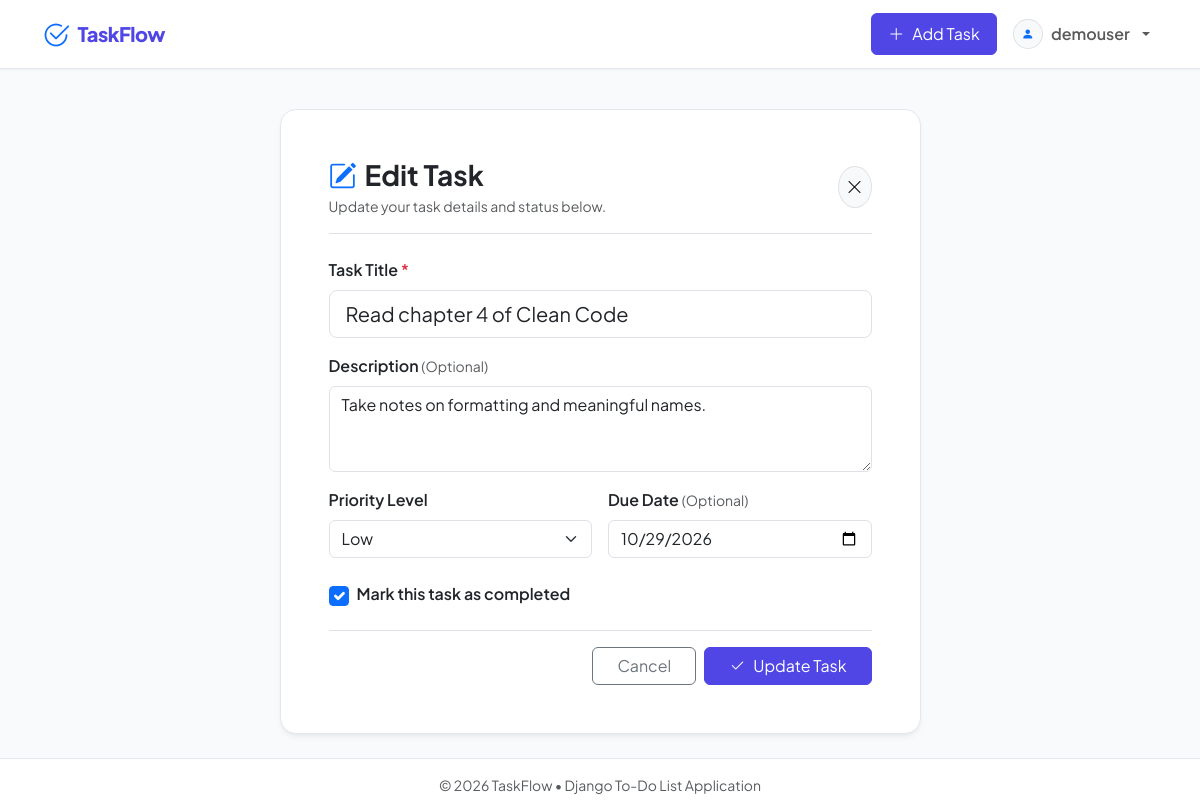
Screenshot of /task/4/edit/ (signed in) with the database file from the repository.
### todos/models.py (models this page shows, shortened)
class Task(models.Model):
    PRIORITY_CHOICES = [
        ('LOW', 'Low'),
        ('MEDIUM', 'Medium'),
        ('HIGH', 'High'),
    ]
    user = models.ForeignKey(
        User,
        on_delete=models.CASCADE,
        related_name='tasks'
    )
    title = models.CharField(max_length=200, help_text="What needs to be done?")
    description = models.TextField(blank=True, default="", help_text="Optional task details or notes")
    completed = models.BooleanField(default=False)
    priority = models.CharField(
        max_length=10,
        choices=PRIORITY_CHOICES,
        default='MEDIUM'
    )
    due_date = models.DateField(null=True, blank=True, help_text="Optional completion deadline")
    created_at = models.DateTimeField(auto_now_add=True)
    updated_at = models.DateTimeField(auto_now=True)
    class Meta:
        ordering = ['completed', '-created_at']
        verbose_name = 'Task'
        verbose_name_plural = 'Tasks'

### todos/views.py (the view)
# urls.py: path('task/<int:pk>/edit/', views.task_update_view, name='task_update'),
@login_required
def task_update_view(request, pk):
    task = get_object_or_404(Task, pk=pk, user=request.user)
    if request.method == 'POST':
        form = TaskForm(request.POST, instance=task)
        if form.is_valid():
            form.save()
            messages.success(request, f'Task "{task.title}" updated successfully!')
            return redirect('task_list')
    else:
        form = TaskForm(instance=task)
    return render(request, 'todos/task_form.html', {
        'form': form,
        'task': task,
        'page_title': 'Edit Task',
        'is_edit': True,
    })

### todos/templates/todos/task_form.html (shortened to what this page needs)
{% extends 'todos/base.html' %}
{% block content %}
<div class="row justify-content-center">
    <div class="col-lg-7 col-md-9">
        <div class="card p-4 p-md-5">
            <div class="d-flex align-items-center justify-content-between pb-3 mb-4 border-bottom">
                <div>
                    <h3 class="fw-bold mb-1">
                        {% if is_edit %}
                            <i class="bi bi-pencil-square text-primary me-2"></i>Edit Task
                        {% else %}
                            <i class="bi bi-plus-circle text-primary me-2"></i>New Task
                        {% endif %}
                    </h3>
                    <p class="text-muted small mb-0">
                        {% if is_edit %}
                            Update your task details and status below.
                        {% else %}
                            Fill in the details to add a new task to your list.
                        {% endif %}
                    </p>
                </div>
                <a href="{% url 'task_list' %}" class="btn btn-light border rounded-circle p-2" title="Back to task list">
                    <i class="bi bi-x-lg"></i>
                </a>
            </div>
            <form method="POST" novalidate>
                <div class="mb-3">
                    <label for="{{ form.title.id_for_label }}" class="form-label fw-semibold">
                        Task Title <span class="text-danger">*</span>
                    </label>
                    {{ form.title }}
                </div>
                <div class="mb-3">
                    <label for="{{ form.description.id_for_label }}" class="form-label fw-semibold">
                        Description <span class="text-muted small fw-normal">(Optional)</span>
                    </label>
                    {{ form.description }}
                </div>
                <div class="row g-3 mb-3">
                    <div class="col-sm-6">
                        <label for="{{ form.priority.id_for_label }}" class="form-label fw-semibold">
                            Priority Level
                        </label>
                        {{ form.priority }}
                    </div>
                    <div class="col-sm-6">
                        <label for="{{ form.due_date.id_for_label }}" class="form-label fw-semibold">
                            Due Date <span class="text-muted small fw-normal">(Optional)</span>
                        </label>
                        {{ form.due_date }}
                    </div>
                </div>
                <div class="mb-4 pt-2">
                    <div class="form-check d-flex align-items-center gap-2">
                        {{ form.completed }}
                        <label class="form-check-label fw-semibold" for="{{ form.completed.id_for_label }}">
                            Mark this task as completed
                        </label>
                    </div>
                </div>
                <div class="d-flex align-items-center justify-content-end gap-2 pt-3 border-top">
                    <a href="{% url 'task_list' %}" class="btn btn-outline-secondary px-4">
                        Cancel
                    </a>
                    <button type="submit" class="btn btn-primary px-4 d-inline-flex align-items-center gap-2">
                        <i class="bi bi-check2"></i>
                        <span>{% if is_edit %}Update Task{% else %}Create Task{% endif %}</span>
                    </button>
                </div>
            </form>
        </div>
    </div>
</div>
{% endblock %}

### todos/templates/todos/base.html (shortened to what this page needs)
{% load static %}
<!DOCTYPE html>
<html lang="en">
<head>
    <link href="https://cdn.jsdelivr.net/npm/bootstrap@5.3.3/dist/css/bootstrap.min.css" rel="stylesheet">
    <link href="https://cdn.jsdelivr.net/npm/bootstrap-icons@1.11.3/font/bootstrap-icons.min.css" rel="stylesheet">
    <link rel="stylesheet" href="{% static 'css/styles.css' %}">
</head>
<body>
    <nav class="navbar navbar-expand-lg navbar-light sticky-top">
        <div class="container">
            <a class="navbar-brand d-flex align-items-center gap-2" href="{% url 'task_list' %}">
                <i class="bi bi-check2-circle fs-3 text-primary"></i>
                <span>TaskFlow</span>
            </a>
            <div class="collapse navbar-collapse" id="navbarContent">
                <ul class="navbar-nav ms-auto align-items-lg-center gap-2 mt-3 mt-lg-0">
                    {% if user.is_authenticated %}
                        <li class="nav-item">
                            <a class="btn btn-primary d-inline-flex align-items-center gap-2 px-3 py-2" href="{% url 'task_create' %}">
                                <i class="bi bi-plus-lg"></i>
                                <span>Add Task</span>
                            </a>
                        </li>
                        <li class="nav-item dropdown">
                            <a class="nav-link dropdown-toggle d-inline-flex align-items-center gap-2 px-2" href="#" id="userMenu" role="button" data-bs-toggle="dropdown" aria-expanded="false">
                                <span class="badge bg-light text-dark border p-2 rounded-circle">
                                    <i class="bi bi-person-fill text-primary"></i>
                                </span>
                                <span class="fw-semibold">{{ user.username }}</span>
                            </a>
                        </li>
                    {% endif %}
                </ul>
            </div>
        </div>
    </nav>
    <main class="container my-4">
        {% block content %}{% endblock %}
    </main>
    <footer class="footer py-3 text-center text-muted small">
        <div class="container">
            <span>&copy; 2026 TaskFlow &bull; Django To-Do List Application</span>
        </div>
    </footer>
</body>
</html>

### static/css/styles.css (style rules this page uses)
.badge { letter-spacing: 0.025em; font-weight: 600; }

### todos/templates/todos/base.html (style rules this page uses)
:root { --primary-accent: #4f46e5; --primary-hover: #4338ca; --bg-color: #f8fafc; --card-border: #e2e8f0; }
body { font-family: 'Plus Jakarta Sans', sans-serif; background-color: var(--bg-color); color: #1e293b; min-height: 100vh; display: flex; flex-direction: column; }
.navbar { background-color: #ffffff; border-bottom: 1px solid var(--card-border); box-shadow: 0 1px 3px 0 rgba(0, 0, 0, 0.05); }
.navbar-brand { font-weight: 800; color: var(--primary-accent) !important; letter-spacing: -0.5px; }
.btn-primary { background-color: var(--primary-accent); border-color: var(--primary-accent); }
.card { border-radius: 1rem; border: 1px solid var(--card-border); box-shadow: 0 4px 6px -1px rgba(0, 0, 0, 0.05), 0 2px 4px -2px rgba(0, 0, 0, 0.05); }
.footer { margin-top: auto; border-top: 1px solid var(--card-border); background-color: #ffffff; }

### rows the page displays
Task: title "Read chapter 4 of Clean Code", description "Take notes on formatting and meaningful names.", priority "Low", due_date "10/29/2026", completed "☑"

### other values shown
{{ user.username }} "demouser"
